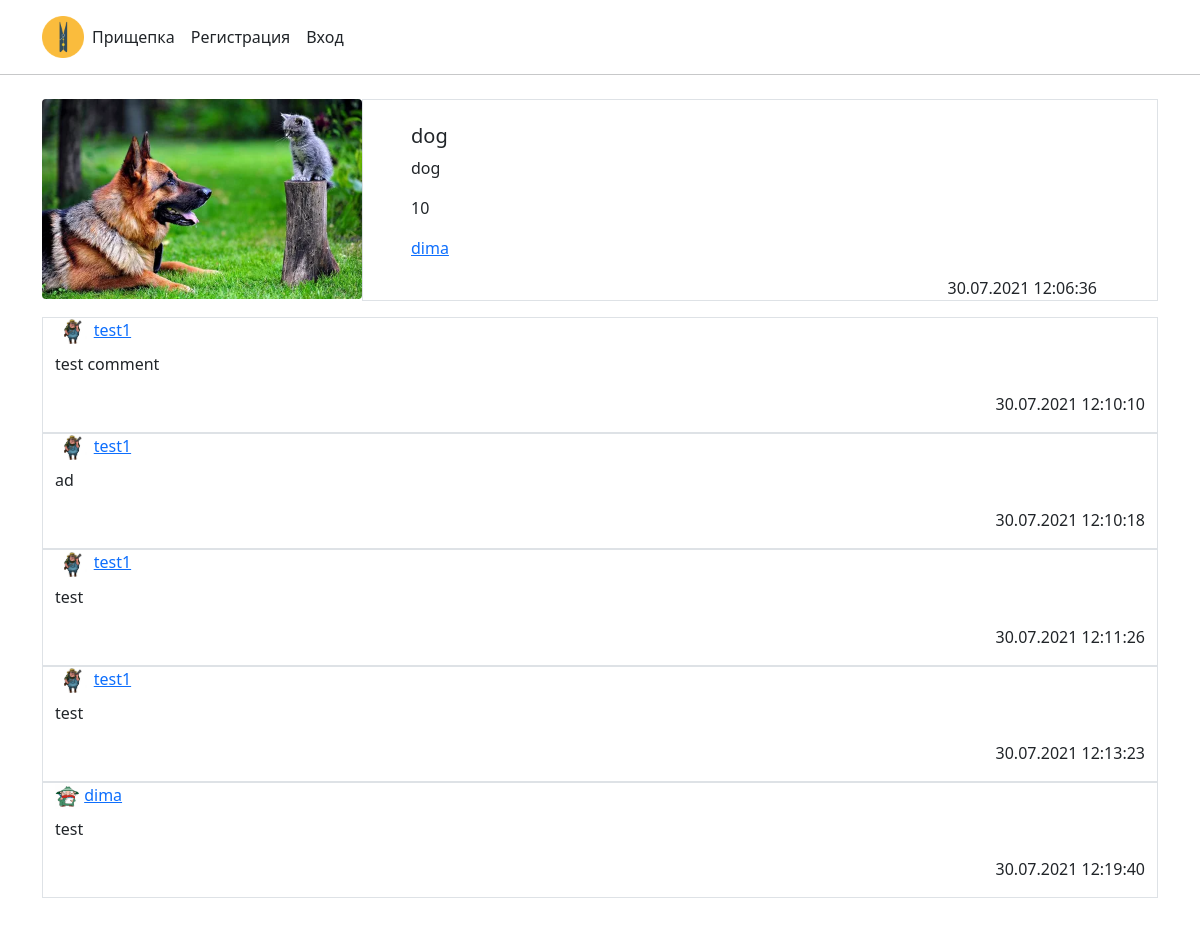
The page /detail/2/ on the database its author committed.
### Service/models.py (models this page shows, shortened)
class Service(models.Model):
    picture = models.ImageField(upload_to='service', null=True, blank=True)
    title = models.CharField(max_length=200)
    descriptions = models.TextField()
    price = models.PositiveIntegerField()
    date_created = models.DateTimeField(auto_now_add=True)
    user = models.ForeignKey(User, on_delete=models.CASCADE, null=True)
    count = models.PositiveIntegerField(default=0)

class Comment(models.Model):
    body = models.TextField()
    date_created = models.DateTimeField(auto_now=True)
    user = models.ForeignKey(User, on_delete=models.CASCADE, null=True)
    service = models.ForeignKey(Service, on_delete=models.CASCADE, null=True)

### User/models.py (models this page shows, shortened)
class UserInfo(models.Model):
    image = models.ImageField(upload_to='user', null=True, blank=True)
    phone = models.CharField(max_length=20, null=True, blank=True)
    user = models.OneToOneField(User, on_delete=models.CASCADE, null=True)

### Service/views.py (the view, shortened to what this page needs)
# urls.py: path('detail/<int:pk>/', ServiceDetailView.as_view(), name='detail'),
class ServiceDetailView(DetailView, CreateView):
    model = Service
    context_object_name = 'service'
    template_name = 'service/service_id.html'
    form_class = CommentForm
    def get_context_data(self, **kwargs):
        context = super().get_context_data(**kwargs)
        service_user = Service.objects.get(pk=self.kwargs['pk']).user
        if not self.request.user == service_user:
            service = Service.objects.get(pk=self.kwargs['pk'])
            service.count += 1
            service.save()
        context['count'] = Service.objects.get(pk=self.kwargs['pk']).count
        context['perm_for_comment'] = self.request.user.is_authenticated
        context['owner'] = self.request.user == service_user
        return context

### templates/service/service_id.html (shortened to what this page needs)
{% extends 'base.html' %}
{% load static %}
{% block content %}
<div class="container mt-4">
    <div class="d-flex position-relative mt-3">
      {% if service.picture %}
      <img src="{{ service.picture.url }}" height="200" class="rounded">
      {% endif %}
      <div class="container border px-5">
        <br>
        <h5 class="mt-0">{{ service.title }}</h5>
        <p>{{ service.descriptions }}</p>
        <p>{{ service.price }}</p>
        <p><a href="{% url 'account' service.user.pk %}">{{ service.user }}</a></p>
          <span class="container d-flex justify-content-end">
              {{ service.date_created|date:'d.m.Y H:i:s'}}
          </span>
      </div>
    </div>
</div>
<div class="container mt-3">
    {% for comm in service.comment_set.all %}
    <div class="container bt-3 border">
        {% if comm.user.userinfo.image %}
        <img src="{{ comm.user.userinfo.image.url }}" height="25">
        {% else %}
        <img src="{% static 'image/user1.png' %}" height="25">
        {% endif %}
        <a href="{% url 'account' comm.user.pk %}">{{ comm.user }}</a>
        <p class="mt-2">{{ comm.body }}</p>
        <p class="d-flex justify-content-end">{{ comm.date_created|date:'d.m.Y H:i:s' }}</p>
    </div>
    {% endfor %}
    <br>
</div>
{% endblock %}

### rows shown on the page
Service: picture (picture), title "dog", descriptions "dog", price "10", user "dima", date_created "30.07.2021 12:06:36"
Comment: user.userinfo.image (picture), user "test1", body "test comment", date_created "30.07.2021 12:10:10"
Comment: user.userinfo.image (picture), user "test1", body "ad", date_created "30.07.2021 12:10:18"
Comment: user.userinfo.image (picture), user "test1", body "test", date_created "30.07.2021 12:11:26"
Comment: user.userinfo.image (picture), user "test1", body "test", date_created "30.07.2021 12:13:23"
Comment: user.userinfo.image (picture), user "dima", body "test", date_created "30.07.2021 12:19:40"
